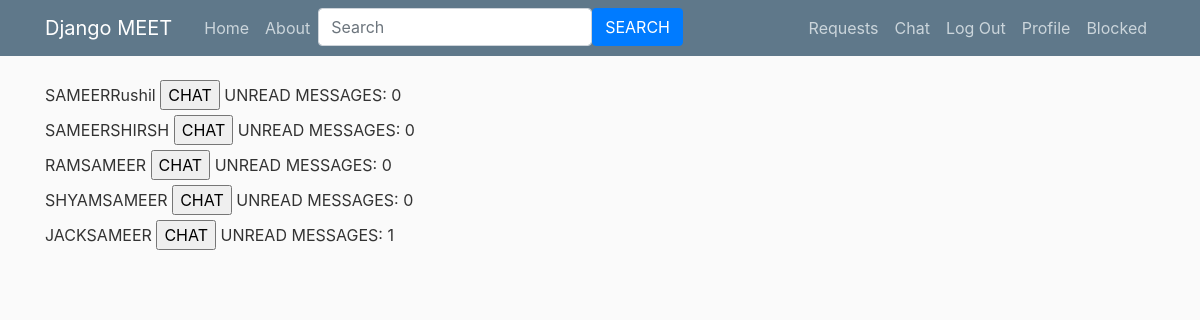
Page /chat/ (signed in) on the committed database.
### meet/models.py (models this page shows)
class Room(models.Model):
    name = models.CharField(max_length=1000)

### meet/views.py (the view)
# urls.py: path('chat/',views.chat,name= 'chat'),
def chat(request):
    user1 = request.user.username
    room_details = Room.objects.filter(name__icontains = user1)
    count = 0
    l = []
    for b in room_details:
        messages = Message.objects.filter(room = b.id)
        for a in messages:
            if a.user != user1:
                if a.is_read == False:
                    count+=1
        a = {}
        a['name']= b.name
        a['count']= count
        count = 0
        l.append(a)
    rooms = {
        'name': Room.objects.all(), 'unread':l
    }
    return render (request,'meet/chats.html', rooms )

### meet/templates/meet/chats.html (shortened to what this page needs)
{% extends 'meet/base.html' %}
{% block content %}
    {% for room in name %}
        {% if user.username in room.name %}
            <div>
                <form id="post-form" method="POST" action="checkview">
                    <label>{{ room.name }}</label>
                    <input type="submit" value="CHAT">
                {% for a in unread%}
                 {% if a.name == room.name %}
                        UNREAD MESSAGES: {{ a.count }}
                 {% endif %}
                {% endfor %}
                </form>
            </div>
        {% endif %}
    {% endfor %}
{% endblock content %}

### meet/static/meet/main.css (style rules this page uses)
body { background: #fafafa; color: #333333; margin-top: 5rem; }

### rows in the picture
Room: name "SAMEERRushil", count "0"
Room: name "SAMEERSHIRSH", count "0"
Room: name "RAMSAMEER", count "0"
Room: name "SHYAMSAMEER", count "0"
Room: name "JACKSAMEER", count "1"
